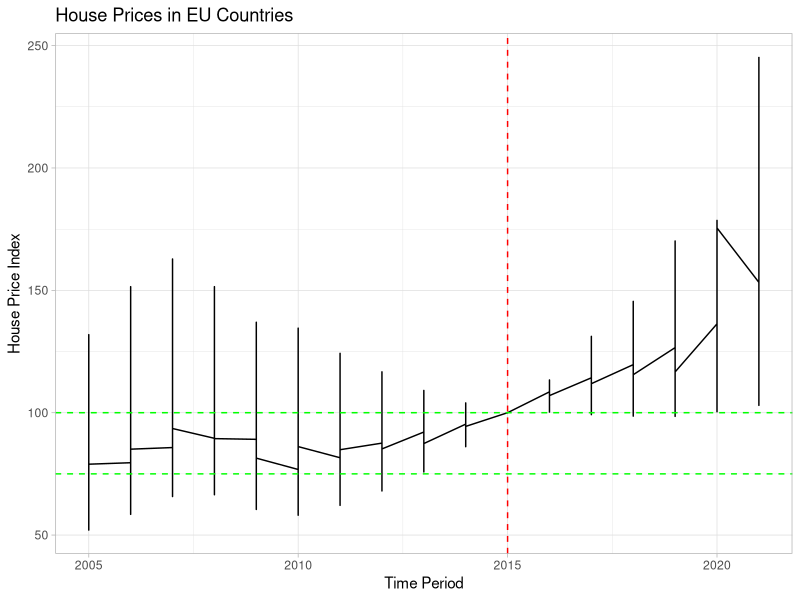
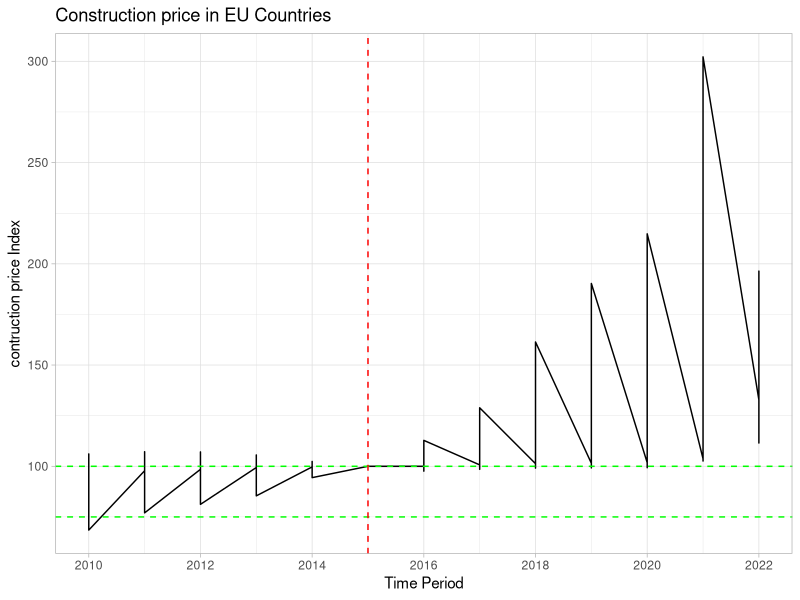
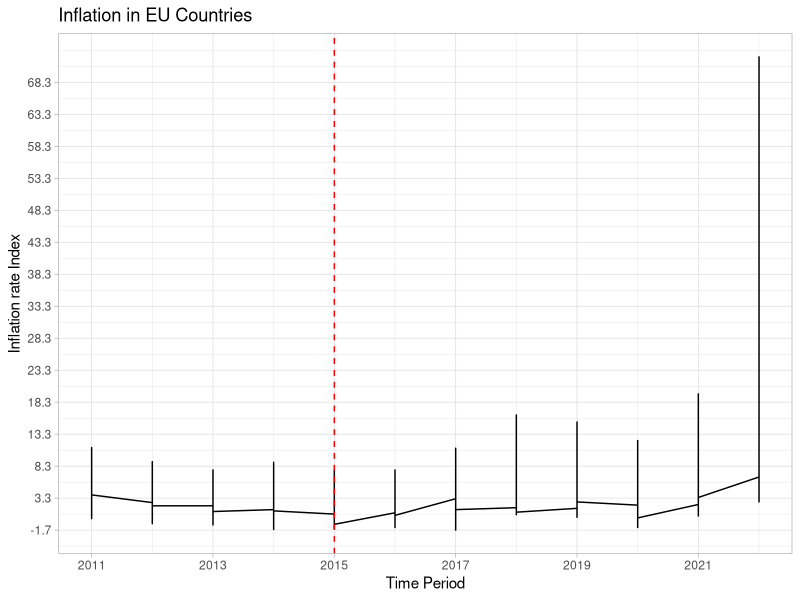
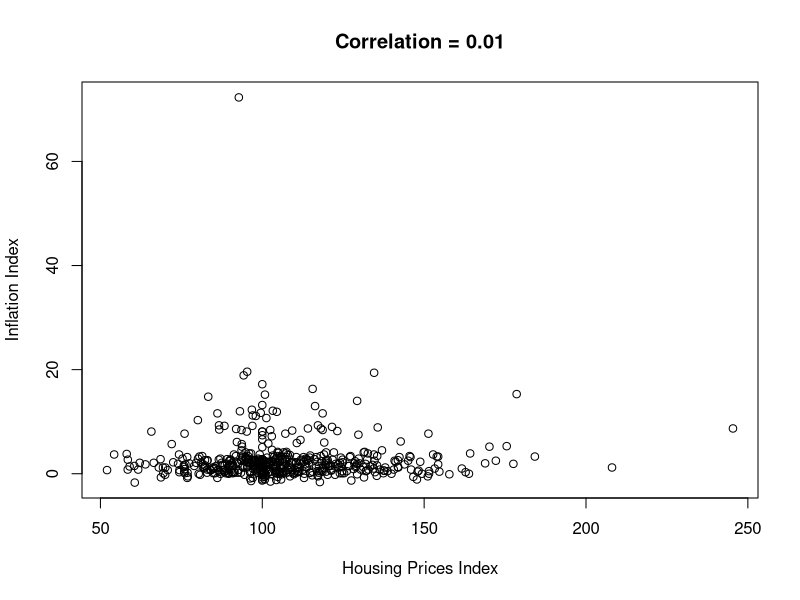
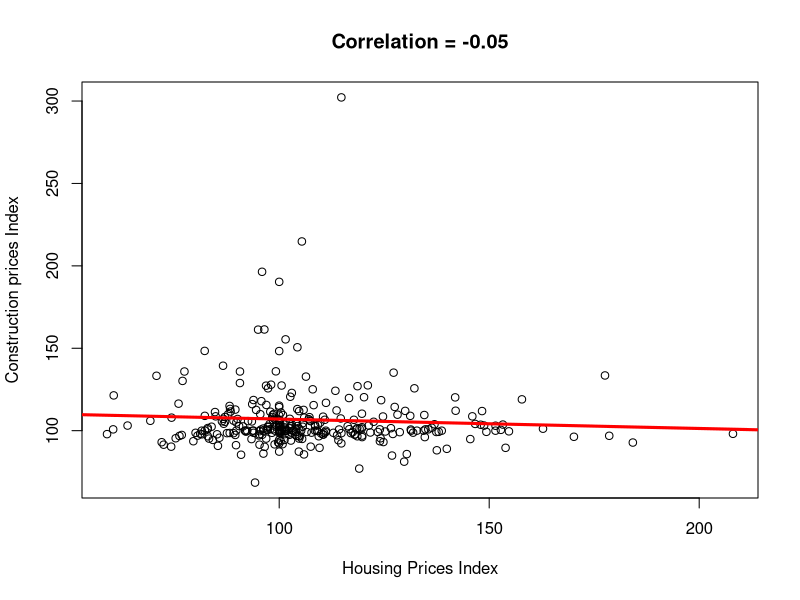
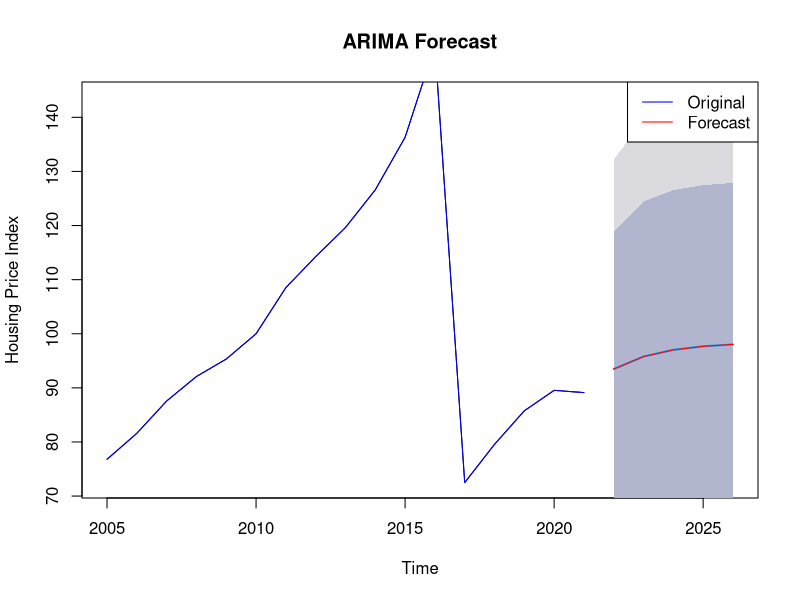

Source code (R) for these figures, in order:
## ---- chunk 1
#import libraries 
library(readr)
library(ggplot2)
library(forecast)
library(stats)
## ---- chunk 2
#import data from csv file 
data <- read_csv("Housing_Market_EU_dataset.csv")
View(data)
summary(data)
data_Infla <- read_csv("Inflation_EU_dataset.csv")
View(data_Infla)
data_Const <- read_csv("Construction_Price _EU.csv")
View(data_Const)
## ---- chunk 3
#cleaning and processing data 
clean_data <- na.omit(data)
clean_data$OBS_VALUE <- as.numeric(clean_data$OBS_VALUE, errors = "coerce")
data_filtered_const <- data_Const[complete.cases(data_Const$OBS_VALUE), ]
## ---- chunk 4
#importing libraries and datasets

library(ggplot2)
library(readr)
data <- read_csv("Housing_Market_EU_dataset.csv")

#plot1 housing prices % time period  
ggplot(data, aes(x = TIME_PERIOD, y = OBS_VALUE)) +
  geom_line() +
  geom_hline(yintercept = 100, color = "green", linetype = "dashed") +
  geom_hline(yintercept = 75, color = "green", linetype = "dashed") +
  geom_vline(xintercept = 2015, color = "red", linetype = "dashed") +
  labs(
    title = "House Prices in EU Countries",
    x = "Time Period",
    y = "House Price Index"
  ) +
  theme_light()
## ---- chunk 5
#importing libraries and datasets

library(ggplot2)
library(readr)
data_Const <- read_csv("Construction_Price _EU.csv")
data_filtered_const <- data_Const[complete.cases(data_Const$OBS_VALUE), ]

#plot3 construction price in the EU % time period

ggplot(data_filtered_const, aes(x = TIME_PERIOD, y = OBS_VALUE)) +
  geom_line() +
  geom_hline(yintercept = 100, color = "green", linetype = "dashed") +
  geom_hline(yintercept = 75, color = "green", linetype = "dashed") +
  geom_vline(xintercept = 2015, color = "red", linetype = "dashed") +
  labs(
    title = "Construction price in EU Countries",
    x = "Time Period",
    y = "contruction price Index"
  ) +
  theme_light()+
  scale_x_continuous(
    breaks = seq(min(data_filtered_const$TIME_PERIOD), max(data_filtered_const$TIME_PERIOD), by = 2),  # Espacement de 2 entre les valeurs
    labels = seq(min(data_filtered_const$TIME_PERIOD), max(data_filtered_const$TIME_PERIOD), by = 2)  # Étiquettes personnalisées
  )

## ---- chunk 6
#importing libraries and datasets

library(ggplot2)
library(readr)
data_Infla <- read_csv("Inflation_EU_dataset.csv")

#plot2 inflation rate in the EU % time period

ggplot(data_Infla, aes(x = TIME_PERIOD, y = OBS_VALUE)) +
  geom_line() +
  geom_vline(xintercept = 2015, color = "red", linetype = "dashed") +
  labs(
    title = "Inflation in EU Countries",
    x = "Time Period",
    y = "Inflation rate Index"
  ) +
  theme_light()+
  scale_x_continuous(
    breaks = seq(min(data_Infla$TIME_PERIOD), max(data_Infla$TIME_PERIOD), by = 2),  # Espacement de 2 entre les valeurs
    labels = seq(min(data_Infla$TIME_PERIOD), max(data_Infla$TIME_PERIOD), by = 2)  # Étiquettes personnalisées
  )+
  scale_y_continuous(
    breaks = seq(min(data_Infla$OBS_VALUE), max(data_Infla$OBS_VALUE), by = 5),  # Espacement de 2 entre les valeurs
    labels = seq(min(data_Infla$OBS_VALUE), max(data_Infla$OBS_VALUE), by = 5)  # Étiquettes personnalisées
  )
## ---- chunk 7
#import libraries 
library(readr)
library(ggplot2)
data <- read_csv("Housing_Market_EU_dataset.csv")
data_Infla <- read_csv("Inflation_EU_dataset.csv")

#check for correlation between housing prices and inflation : 

  #data and data_infl dont have the same dimension so we r gonna subset from the bigger one 

n_rows_data <- nrow(data)
n_rows_data_Infla <- nrow(data_Infla)
print(n_rows_data)
print(n_rows_data_Infla )
min_length <- min(n_rows_data, n_rows_data_Infla)
data_subset <- head(data, n = min_length)

 #calcul correlation 

correlation <- cor(data_subset$OBS_VALUE, data_Infla$OBS_VALUE)

# Plot a scatter plot to visualize the correlation
plot(data_subset$OBS_VALUE,data_Infla$OBS_VALUE, 
     main = paste("Correlation =", round(correlation, 2)),
     xlab = "Housing Prices Index", ylab = "Inflation Index")

# Add a trendline to the scatter plot
abline(lm(data_subset$OBS_VALUE ~ data_Infla$OBS_VALUE), col = "red",lwd = 3)

## ---- chunk 8
#import libraries 
library(readr)
library(ggplot2)
data <- read_csv("Housing_Market_EU_dataset.csv")
data_Const <- read_csv("Construction_Price _EU.csv")
data_filtered_const <- data_Const[complete.cases(data_Const$OBS_VALUE), ]

#check for correlation between housing prices and construction price index : 

  #data and data_cont dont have the same dimension  so we r gonna subset from the bigger one 
  # data_cont have Null values in the column OBS_VALUE so we r gonna filter them out 

n_rows_data <- nrow(data) 
n_rows_data_Const <- nrow(data_filtered_const)
print(n_rows_data)
print(n_rows_data_Const )
min_length <- min(n_rows_data, n_rows_data_Const)
data_subset <- head(data, n = min_length)

  #the follwing test to check is the column has been succesfullt filtered 

if (anyNA(data_subset$OBS_VALUE) || anyNA(data_filtered_const$OBS_VALUE)) {
  stop("There are missing values in the data. Please handle them before calculating correlation.")
}

#calcul correlation 

correlation <- cor(data_subset$OBS_VALUE, data_filtered_const$OBS_VALUE)
print(correlation)

# Plot a scatter plot to visualize the correlation
plot(data_subset$OBS_VALUE,data_filtered_const$OBS_VALUE, 
     main = paste("Correlation =", round(correlation, 2)),
     xlab = "Housing Prices Index", ylab = "Construction prices Index")

# Add a trendline to the scatter plot
abline(lm(data_subset$OBS_VALUE ~ data_filtered_const$OBS_VALUE), col = "red",lwd = 3)
## ---- chunk 9
#import libraries 
library(readr)
library(ggplot2)
library(forecast)
library(stats)

#import data from csv file 
data <- read_csv("Housing_Market_EU_dataset.csv")
data_Infla <- read_csv("Inflation_EU_dataset.csv")
data_Const <- read_csv("Construction_Price _EU.csv")
data_filtered_const <- data_Const[complete.cases(data_Const$OBS_VALUE), ]

 
#prediction of the behavior of the Housing market in the following years (would it stay in crisis or would the prices be regulated)

#create a time series object 
data_ts <- ts(data$OBS_VALUE, start = 2005, end = 2021, frequency = 1)

# Train an ARIMA model
arima_model <- auto.arima(data_ts)

# Make predictions using the ARIMA model
forecast_values <- forecast(arima_model, h = 5)  # Forecasting the next 3 periods
print(forecast_values)



# Visualize the original time series data and the forecasted values
plot(forecast_values, main = "ARIMA Forecast", xlab = "Time", ylab = "Housing Price Index", ylim = c(min(data_ts), max(forecast_values$upper)))
lines(data_ts, col = "blue")  # Original data
lines(forecast_values$mean, col = "red")     # Forecasted values
legend("topright", legend = c("Original", "Forecast"), col = c("blue", "red"), lty = 1)
